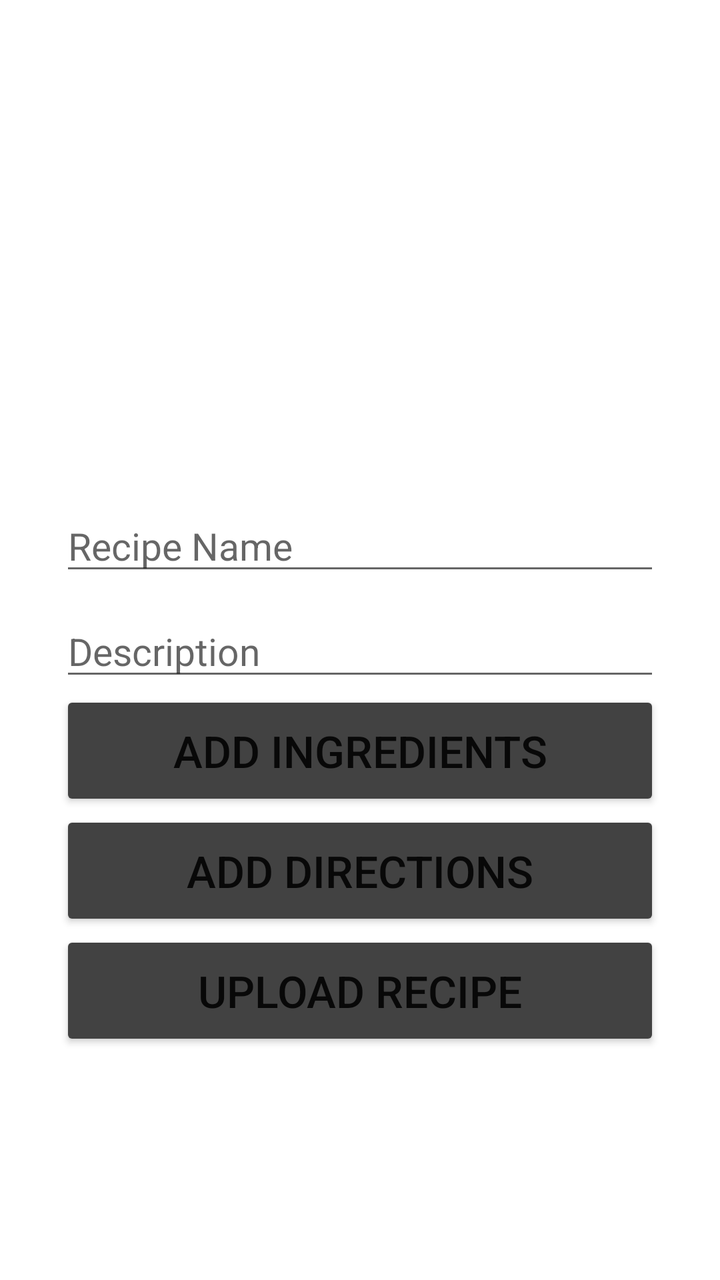
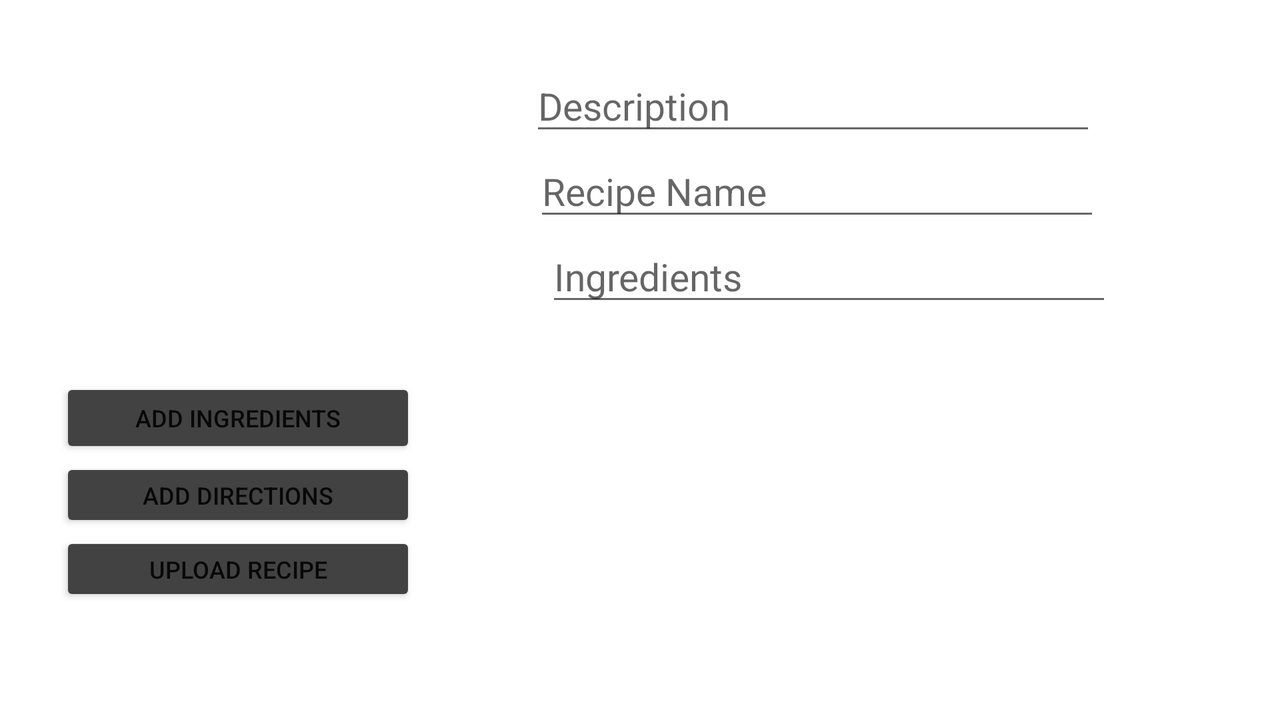

One screen, two layout resources from the same app: the default and the author's alternative for another configuration. Each is rendered where Android would select it; the XML of both is given below.
<!-- AndroidManifest.xml: application theme Theme.MyRecipeOrganizer -->
<!-- res/layout/activity_add_recipe.xml -->
<?xml version="1.0" encoding="utf-8"?>
<ScrollView xmlns:android="http://schemas.android.com/apk/res/android"
    xmlns:app="http://schemas.android.com/apk/res-auto"
    xmlns:tools="http://schemas.android.com/tools"
    android:layout_width="match_parent"
    android:layout_height="match_parent"
    tools:context=".AddRecipe">

  <LinearLayout
      android:layout_width="match_parent"
      android:layout_height="wrap_content"
      android:orientation="vertical"
      android:padding="30dp">

      <ImageView
          android:layout_width="match_parent"
          android:layout_height="200dp"
          android:scaleType="centerCrop"
          />
      <EditText
          android:layout_width="match_parent"
          android:layout_height="wrap_content"
          android:hint="Recipe Name"
          android:textSize="19sp"
          android:id="@+id/text_recipe_name"
          android:layout_marginTop="20dp"
          />



      <EditText
          android:layout_width="match_parent"
          android:layout_height="wrap_content"
          android:hint="Description"
          android:textSize="19sp"
          android:id="@+id/text_recipe_description"
          android:layout_marginTop="10dp"
          />

      <Button
          android:layout_width="match_parent"
          android:layout_height="60dp"
          android:text="Add Ingredients"
          android:textSize="22sp"
          android:backgroundTint="@color/cardview_dark_background"
          android:onClick="btnAddIngredient"
          />

      <Button
          android:layout_width="match_parent"
          android:layout_height="60dp"
          android:text="Add Directions"

          android:textSize="22sp"
          android:backgroundTint="@color/cardview_dark_background"
          android:onClick="btnAddDirections"
          />



      <Button
          android:layout_width="match_parent"
          android:layout_height="60dp"
          android:text="Upload Recipe"

          android:textSize="22sp"
          android:backgroundTint="@color/cardview_dark_background"
          android:onClick="btnAddRecipe"
          />









  </LinearLayout>

</ScrollView>
<!-- resources referenced by this layout -->
<resources>
  <style name="Theme.MyRecipeOrganizer" parent="Theme.MaterialComponents.DayNight.DarkActionBar">
          
          <item name="colorPrimary">@color/purple_500</item>
          <item name="colorPrimaryVariant">@color/purple_700</item>
          <item name="colorOnPrimary">@color/white</item>
          
          <item name="colorSecondary">@color/teal_200</item>
          <item name="colorSecondaryVariant">@color/teal_700</item>
          <item name="colorOnSecondary">@color/black</item>
          
          <item name="android:statusBarColor" tools:targetApi="l">?attr/colorPrimaryVariant</item>
          
  
  
      </style>
</resources>
<!-- res/layout-land/activity_add_recipe.xml (the author's variant of the layout above) -->
<!-- drawn on the phone turned sideways -->
<?xml version="1.0" encoding="utf-8"?>
<ScrollView xmlns:android="http://schemas.android.com/apk/res/android"
    xmlns:app="http://schemas.android.com/apk/res-auto"
    xmlns:tools="http://schemas.android.com/tools"
    android:layout_width="match_parent"
    android:layout_height="match_parent"
    tools:context=".AddRecipe">

  <androidx.constraintlayout.widget.ConstraintLayout
      android:layout_width="match_parent"
      android:layout_height="wrap_content"
      android:orientation="vertical"
      android:padding="30dp">

      <ImageView
          android:id="@+id/imageView"
          android:layout_width="173dp"
          android:layout_height="159dp"
          android:contentDescription="@string/recipephoto"
          android:scaleType="centerCrop"
          app:layout_constraintStart_toStartOf="parent"
          app:layout_constraintTop_toTopOf="parent" />

      <EditText
          android:id="@+id/text_recipe_name"
          android:layout_width="283dp"
          android:layout_height="wrap_content"
          android:layout_marginStart="4dp"
          android:hint="Recipe Name"
          android:textSize="19sp"
          app:layout_constraintEnd_toEndOf="parent"
          app:layout_constraintStart_toEndOf="@+id/imageView"
          app:layout_constraintTop_toBottomOf="@+id/text_recipe_description" />

      <EditText
          android:id="@+id/text_recipe_ingredients"
          android:layout_width="283dp"
          android:layout_height="wrap_content"
          android:layout_marginStart="30dp"

          android:hint="Ingredients"
          android:textSize="19sp"
          app:layout_constraintEnd_toEndOf="parent"
          app:layout_constraintHorizontal_bias="0.426"
          app:layout_constraintStart_toEndOf="@+id/imageView"
          app:layout_constraintTop_toBottomOf="@+id/text_recipe_name" />

      <EditText
          android:id="@+id/text_recipe_description"
          android:layout_width="283dp"
          android:layout_height="wrap_content"
          android:hint="Description"
          android:textSize="19sp"
          app:layout_constraintEnd_toEndOf="parent"
          app:layout_constraintStart_toEndOf="@+id/imageView"
          app:layout_constraintTop_toTopOf="parent" />

      <Button
          android:id="@+id/button"
          android:layout_width="178dp"
          android:layout_height="40dp"
          android:backgroundTint="@color/cardview_dark_background"
          android:onClick="btnAddIngredient"
          android:text="@string/add_ingredients"
          android:textSize="12sp"
          app:layout_constraintStart_toStartOf="parent"
          app:layout_constraintTop_toBottomOf="@+id/imageView" />

      <Button
          android:id="@+id/button2"
          android:layout_width="178dp"
          android:layout_height="37dp"
          android:backgroundTint="@color/cardview_dark_background"
          android:onClick="btnAddDirections"
          android:text="@string/add_directions"
          android:textSize="12sp"
          app:layout_constraintStart_toStartOf="parent"
          app:layout_constraintTop_toBottomOf="@+id/button" />

      <Button
          android:layout_width="178dp"
          android:layout_height="37dp"

          android:backgroundTint="@color/cardview_dark_background"
          android:onClick="btnAddRecipe"
          android:text="@string/upload_recipe"
          android:textSize="12sp"
          app:layout_constraintStart_toStartOf="parent"
          app:layout_constraintTop_toBottomOf="@+id/button2" />


  </androidx.constraintlayout.widget.ConstraintLayout>

</ScrollView>
<!-- resources referenced by the variant -->
<!-- as the phone turned sideways resolves them -->
<resources>
  <string name="add_directions">Add Directions</string>
  <string name="add_ingredients">Add Ingredients</string>
  <string name="recipephoto">RecipePhoto</string>
  <string name="upload_recipe">Upload Recipe</string>
  <style name="Theme.MyRecipeOrganizer" parent="Theme.MaterialComponents.DayNight.DarkActionBar">
          
          <item name="colorPrimary">@color/purple_500</item>
          <item name="colorPrimaryVariant">@color/purple_700</item>
          <item name="colorOnPrimary">@color/white</item>
          
          <item name="colorSecondary">@color/teal_200</item>
          <item name="colorSecondaryVariant">@color/teal_700</item>
          <item name="colorOnSecondary">@color/black</item>
          
          <item name="android:statusBarColor" tools:targetApi="l">?attr/colorPrimaryVariant</item>
          
  
  
      </style>
</resources>
